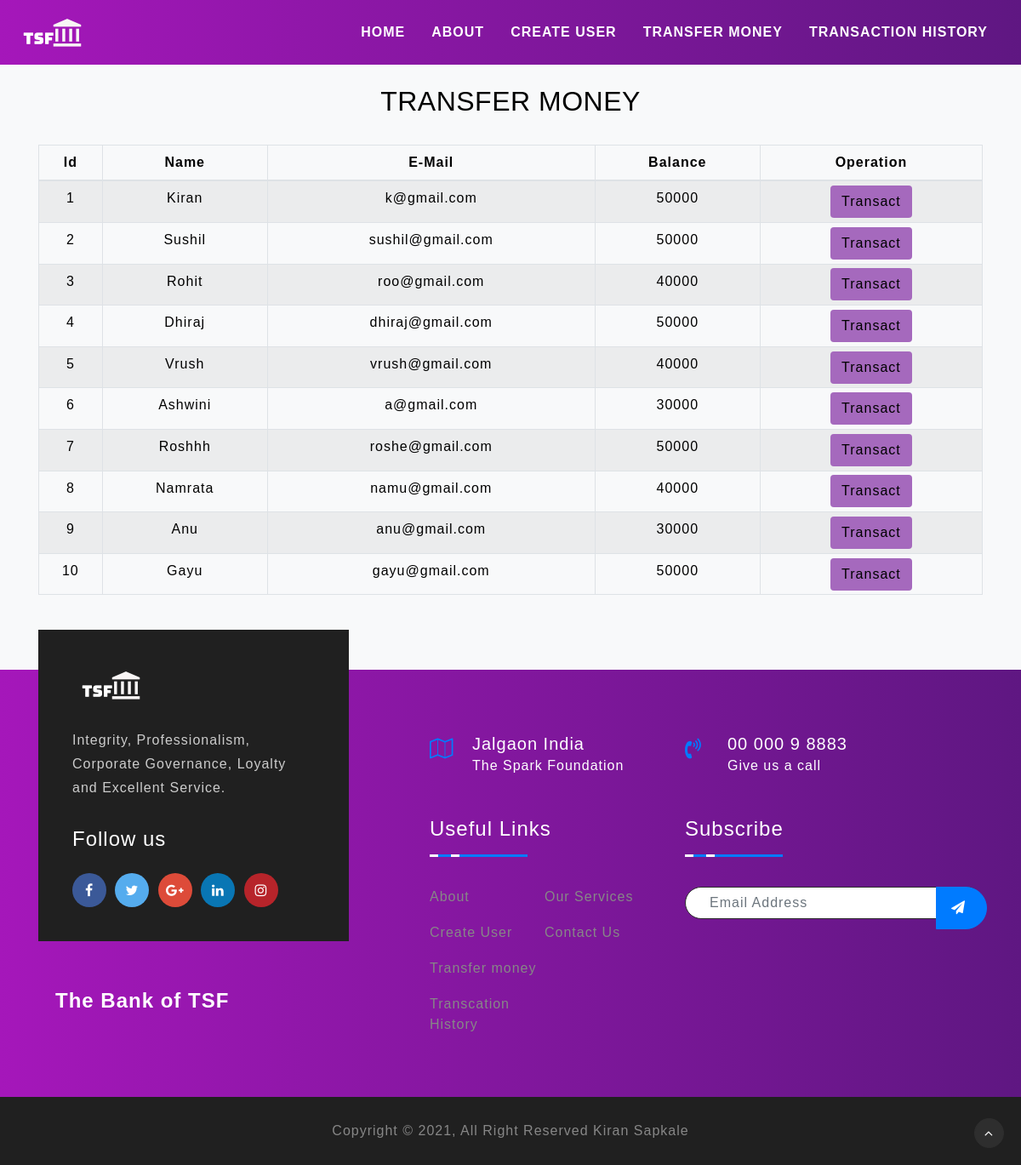
The app's page /transfermoney.php with its own data.
### tables this page shows
CREATE TABLE `users` (
  `id` int(3) NOT NULL,
  `name` text NOT NULL,
  `email` varchar(30) NOT NULL,
  `balance` int(8) NOT NULL
);

### transfermoney.php (the view, shortened to what this page needs)
<!DOCTYPE html>
<html lang="en">
<head>
    <link rel="stylesheet" href="https://maxcdn.bootstrapcdn.com/bootstrap/4.0.0/css/bootstrap.min.css">
    <link rel="stylesheet" type="text/css" href="css/table.css">
    <link rel="stylesheet" type="text/css" href="css/navbar.css">
</head>
<body style="   background: #f8f9fa;">
<?php
    include 'config.php';
    $sql = "SELECT * FROM users";
    $result = mysqli_query($conn,$sql);
?>
<?php
  include 'navbar.php';
?>
<div class="container">
        <h2 class="text-center pt-4" style="color : black;">TRANSFER MONEY</h2>
        <br>
            <div class="row">
                <div class="col">
                    <div class="table-responsive-sm">
                    <table class="table table-hover table-sm table-striped table-condensed table-bordered" style="border-color:black;">
                        <thead style="color : black;">
                            <tr>
                            <th scope="col" class="text-center py-2">Id</th>
                            <th scope="col" class="text-center py-2">Name</th>
                            <th scope="col" class="text-center py-2">E-Mail</th>
                            <th scope="col" class="text-center py-2">Balance</th>
                            <th scope="col" class="text-center py-2">Operation</th>
                            </tr>
                        </thead>
                        <tbody>
                <?php
                    while($rows=mysqli_fetch_assoc($result)){
                ?>
                    <tr style="color : black;">
                        <td class="py-2"><?php echo $rows['id'] ?></td>
                        <td class="py-2"><?php echo $rows['name']?></td>
                        <td class="py-2"><?php echo $rows['email']?></td>
                        <td class="py-2"><?php echo $rows['balance']?></td>
                        <td><a href="selecteduserdetail.php?id= <?php echo $rows['id'] ;?>"> <button type="button" class="btn" style="background-color : #A569BD;">Transact</button></a></td>
                    </tr>
                <?php
                    }
                ?>
                        </tbody>
                    </table>
                    </div>
                </div>
            </div>
         </div>
         <br/>
         <br/>
         <br/>
         <?php
  include 'footer.php';
  ?>
</body>
</html>

### navbar.php (shortened to what this page needs)
<nav class="navbar navbar-expand-md navbar-light bg-light" style="background-image: linear-gradient(to right, #a517ba, #5f1782);">
<a class="navbar-brand" href="index.php"><img src="img/banklogo.png"></a>
<div class="collapse navbar-collapse" id="collapsibleNavbar">
      <ul class="navbar-nav ml-auto">
        <li class="nav-item">
          <a class="nav-link" href="index.php" style="color : #fff;"><b>HOME</b></a>
        </li>
        <li class="nav-item">
          <a class="nav-link" href="about.php" style="color : #fff;"><b>ABOUT</b></a>
        </li>
        <li class="nav-item">
          <a class="nav-link" href="createuser.php" style="color : #fff;"><b>CREATE USER</b></a>
        </li>
        <li class="nav-item">
          <a class="nav-link" href="transfermoney.php" style="color : #fff;"><b>TRANSFER MONEY</b></a>
        </li>
        <li class="nav-item">
          <a class="nav-link" href="transactionhistory.php" style="color : #fff;"><b>TRANSACTION HISTORY</b></a>
        </li>
    </div>
 </nav>

### footer.php (shortened to what this page needs)
<!DOCTYPE html>
<html lang="en">
<head>
    <link href="//maxcdn.bootstrapcdn.com/bootstrap/4.1.1/css/bootstrap.min.css" rel="stylesheet" id="bootstrap-css">
<link rel="stylesheet" href="https://cdnjs.cloudflare.com/ajax/libs/font-awesome/4.7.0/css/font-awesome.css" />
<link rel="stylesheet" type="text/css" href="css/footer.css">
</head>
<body>
<footer id="dk-footer" class="dk-footer bottom">
        <div class="container">
            <div class="row">
                <div class="col-md-12 col-lg-4">
                    <div class="dk-footer-box-info">
                        <a href="index.html" class="footer-logo">
                            <img src="img/banklogo.png" alt="footer_logo" class="img-fluid">
                        </a>
                        <p class="footer-info-text">
                        Integrity, Professionalism, Corporate Governance, Loyalty and Excellent Service.
                        </p>
                        <div class="footer-social-link">
                            <h3>Follow us</h3>
                            <ul>
                                <li>
                                    <a href="#">
                                        <i class="fa fa-facebook"></i>
                                    </a>
                                </li>
                                <li>
                                    <a href="#">
                                        <i class="fa fa-twitter"></i>
                                    </a>
                                </li>
                                <li>
                                    <a href="#">
                                        <i class="fa fa-google-plus"></i>
                                    </a>
                                </li>
                                <li>
                                    <a href="#">
                                        <i class="fa fa-linkedin"></i>
                                    </a>
                                </li>
                                <li>
                                    <a href="#">
                                        <i class="fa fa-instagram"></i>
                                    </a>
                                </li>
                            </ul>
                        </div>
                    </div>
                    <div class="footer-awarad">
                        <p>The Bank of TSF</p>
                    </div>
                </div>
                <div class="col-md-12 col-lg-8">
                    <div class="row">
                        <div class="col-md-6">
                            <div class="contact-us">
                                <div class="contact-icon">
                                    <i class="fa fa-map-o" aria-hidden="true"></i>
                                </div>
                                <div class="contact-info">
                                    <h3>Jalgaon India</h3>
                                    <p>The Spark Foundation</p>
                                </div>
                            </div>
                        </div>
                        <div class="col-md-6">
                            <div class="contact-us contact-us-last">
                                <div class="contact-icon">
                                    <i class="fa fa-volume-control-phone" aria-hidden="true"></i>
                                </div>
                                <div class="contact-info">
                                    <h3>00 000 9 8883</h3>
                                    <p>Give us a call</p>
                                </div>
                            </div>
                        </div>
                    </div>
                    <div class="row">
                        <div class="col-md-12 col-lg-6">
                            <div class="footer-widget footer-left-widget">
                                <div class="section-heading">
                                    <h3>Useful Links</h3>
                                    <span class="animate-border border-black"></span>
                                </div>
                                <ul>
                                    <li>
                                        <a href="about.php">About</a>
                                    </li>
                                    <li>
                                        <a href="createuser.php">Create User</a>
                                    </li>
                                    <li>
                                        <a href="transfermoney.php">Transfer money</a>
                                    </li>
                                    <li>
                                        <a href="transactionhistory.php">Transcation History</a>
                                    </li>
                                </ul>
                                <ul>
                                    <li>
                                        <a href="services.php">Our Services</a>
                                    </li>
                                    <li>
                                        <a href="contact.php">Contact Us</a>
                                    </li>
                                </ul>
                            </div>
                        </div>
                        <div class="col-md-12 col-lg-6">
                            <div class="footer-widget">
                                <div class="section-heading">
                                    <h3>Subscribe</h3>
                                    <span class="animate-border border-black"></span>
                                </div>
                                <form action="#">
                                    <div class="form-row">
                                        <div class="col dk-footer-form">
                                            <input type="email" class="form-control" placeholder="Email Address">
                                            <button type="submit">
                                                <i class="fa fa-send"></i>
                                            </button>
                                        </div>
                                    </div>
                                </form>
                            </div>
                        </div>
                    </div>
                </div>
            </div>
        </div>
        <div class="copyright">
            <div class="container">
                <div class="row">
                    <div class="col-md-12 text-center">
                        <span>Copyright © 2021, All Right Reserved Kiran Sapkale</span>
                    </div>
            </div>
        </div>
        <div id="back-to-top" class="back-to-top">
            <button class="btn btn-dark" title="Back to Top" style="display: block;">
                <i class="fa fa-angle-up"></i>
            </button>
        </div>
</footer>
</body>
</html>

### css/table.css (style rules this page uses)
* { padding: 0; margin: 0; box-sizing: border-box; font-family: sans-serif; }
h2 { font-size: 40px; }
table { letter-spacing: 1.2px; }
td { text-align: center; }
button { border:none; background: #d9d9d9; transition: 1s; }
@media only screen and (orientation: portrait) { * { letter-spacing: 1px; } }

### css/navbar.css (style rules this page uses)
.nav-link { margin-right: 15px; color:#2F363F; letter-spacing: 0.5px; transition: 0.5s; }
.navbar-brand { color: #4C4B4B; letter-spacing: 0.5px; }
h2 { color: #fff; letter-spacing: 0.5px; font-family: raleway; }

### transfermoney.php (style rules this page uses)
button { transition: 1.5s; }

### records on screen
users: id "1", name "Kiran", email "k@gmail.com", balance "50000"
users: id "2", name "Sushil", email "sushil@gmail.com", balance "50000"
users: id "3", name "Rohit", email "roo@gmail.com", balance "40000"
users: id "4", name "Dhiraj", email "dhiraj@gmail.com", balance "50000"
users: id "5", name "Vrush", email "vrush@gmail.com", balance "40000"
users: id "6", name "Ashwini", email "a@gmail.com", balance "30000"
users: id "7", name "Roshhh", email "roshe@gmail.com", balance "50000"
users: id "8", name "Namrata", email "namu@gmail.com", balance "40000"
users: id "9", name "Anu", email "anu@gmail.com", balance "30000"
users: id "10", name "Gayu", email "gayu@gmail.com", balance "50000"
